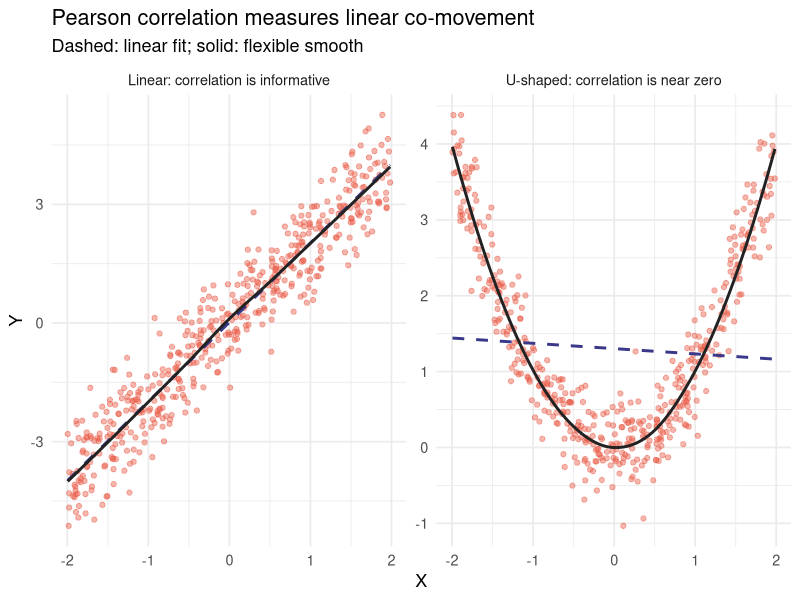

Here is the R script that generated this plot:
# Lecture 1: Covariance, correlation, and nonlinear relationships
# Classroom question: What information can a correlation miss?

library(ggplot2)

set.seed(2026)
number_of_observations <- 500
x <- runif(number_of_observations, min = -2, max = 2)

linear_y <- 2 * x + rnorm(number_of_observations, sd = 0.70)
u_shaped_y <- x^2 + rnorm(number_of_observations, sd = 0.35)
x_rescaled <- 100 * x

# Covariance changes when the units of X change; correlation does not.
relationship_summary <- data.frame(
  comparison = c(
    "Linear relationship",
    "Linear relationship after multiplying X by 100",
    "U-shaped relationship"
  ),
  covariance = c(
    cov(x, linear_y),
    cov(x_rescaled, linear_y),
    cov(x, u_shaped_y)
  ),
  correlation = c(
    cor(x, linear_y),
    cor(x_rescaled, linear_y),
    cor(x, u_shaped_y)
  )
)

relationship_summary$covariance <- round(
  relationship_summary$covariance,
  3
)
relationship_summary$correlation <- round(
  relationship_summary$correlation,
  3
)
relationship_summary

plot_data <- rbind(
  data.frame(
    x = x,
    y = linear_y,
    relationship = "Linear: correlation is informative"
  ),
  data.frame(
    x = x,
    y = u_shaped_y,
    relationship = "U-shaped: correlation is near zero"
  )
)

relationship_plot <- ggplot(plot_data, aes(x, y)) +
  geom_point(colour = "#E85D4A", alpha = 0.45) +
  geom_smooth(
    method = "lm",
    formula = y ~ x,
    se = FALSE,
    colour = "#3A388A",
    linetype = "dashed",
    linewidth = 1
  ) +
  geom_smooth(
    method = "loess",
    formula = y ~ x,
    se = FALSE,
    colour = "#222222",
    linewidth = 1
  ) +
  facet_wrap(~relationship, nrow = 1, scales = "free_y") +
  labs(
    title = "Pearson correlation measures linear co-movement",
    subtitle = "Dashed: linear fit; solid: flexible smooth",
    x = "X",
    y = "Y"
  ) +
  theme_minimal(base_size = 13)

print(relationship_plot)
